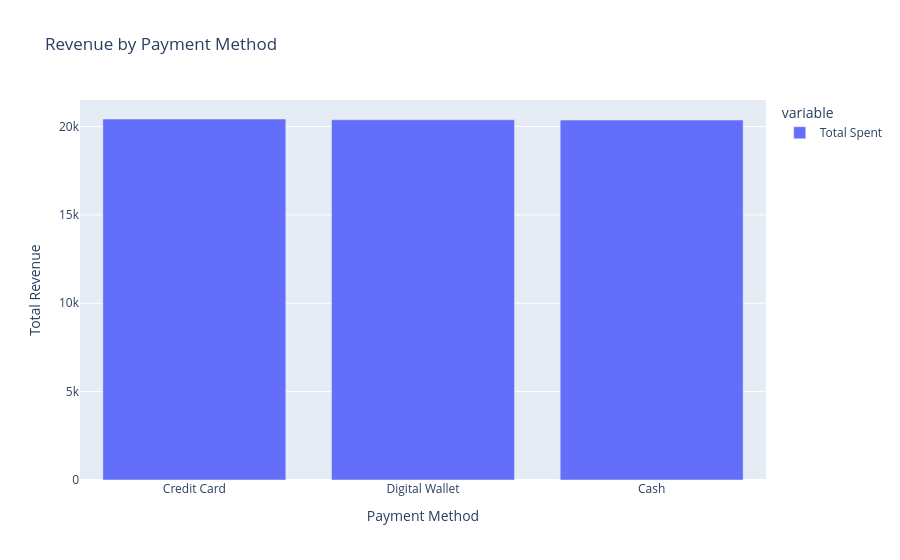

The notebook cell this image was saved under:
### Code cell
# Plot revenue by payment method
fig = px.bar(
    known_payment_revenue,
    title="Revenue by Payment Method",
    labels={"value": "Total Revenue"}
)
fig.show()

### Figure 1 — Plotly figure (JSON) as saved in the notebook; plotly's stock layout.template omitted (floating-point values rounded to 4 significant figures)
{"data": [{"hovertemplate": "variable=Total Spent<br>Payment Method=%{x}<br>Total Revenue=%{y}<extra></extra>", "legendgroup": "Total Spent", "marker": {"color": "#636efa", "pattern": {"shape": ""}}, "name": "Total Spent", "orientation": "v", "showlegend": true, "textposition": "auto", "type": "bar", "x": ["Credit Card", "Digital Wallet", "Cash"], "xaxis": "x", "y": [20430.0, 20380.0, 20370.0], "yaxis": "y"}], "layout": {"barmode": "relative", "legend": {"title": {"text": "variable"}, "tracegroupgap": 0}, "title": {"text": "Revenue by Payment Method"}, "xaxis": {"anchor": "y", "domain": [0, 1], "title": {"text": "Payment Method"}}, "yaxis": {"anchor": "x", "domain": [0, 1], "title": {"text": "Total Revenue"}}}}
